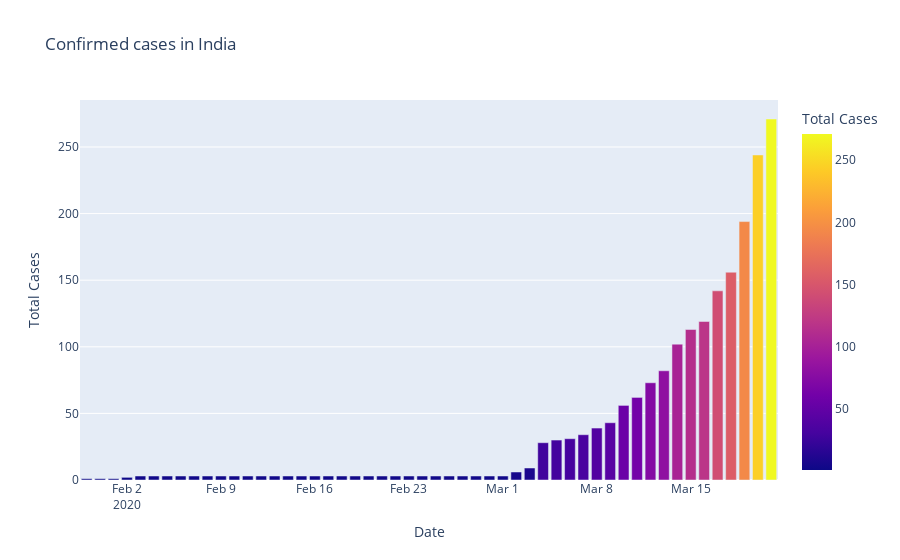
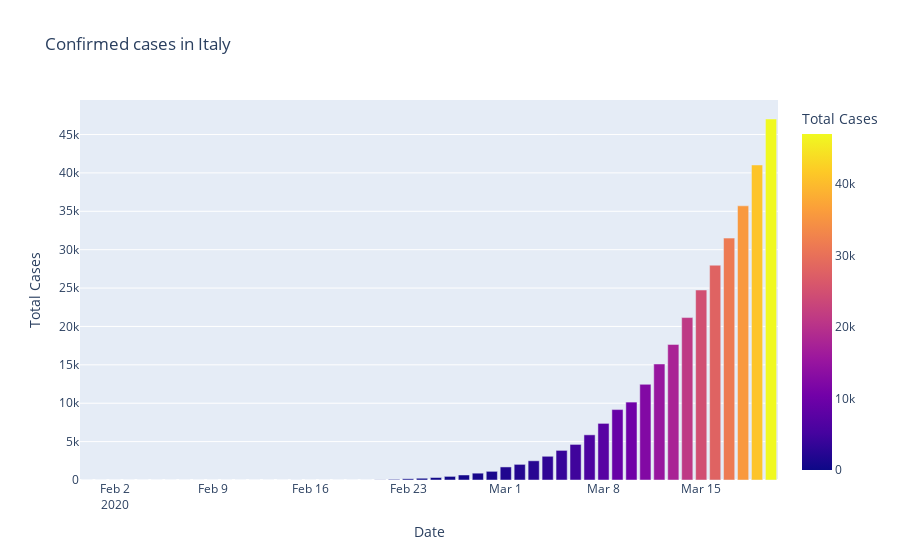
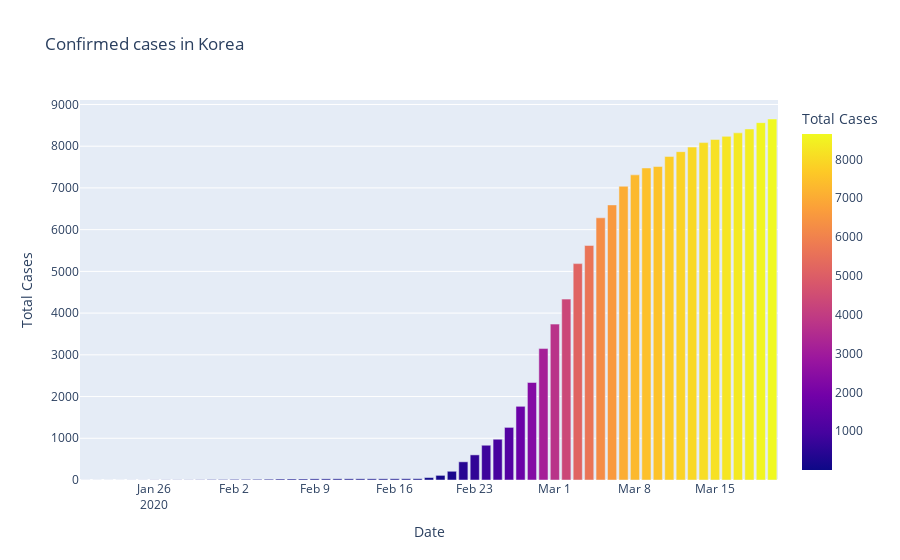
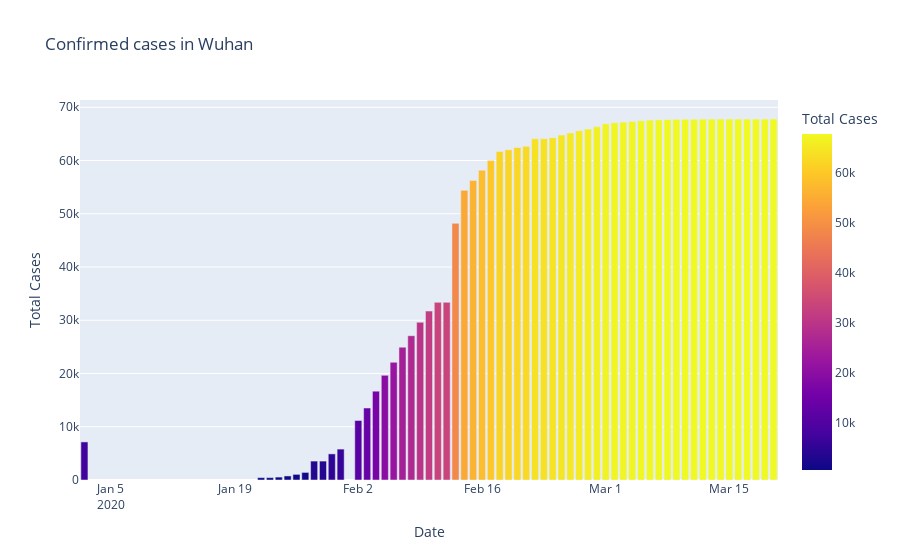

Notebook code for these charts, in order:
### Code cell
#plotly Express

#India
fig=px.bar(db_India,x="Date",y="Total Cases",color='Total Cases',title='Confirmed cases in India')
fig.show()

#Italy
fig=px.bar(db_Italy,x="Date",y="Total Cases",color='Total Cases',title='Confirmed cases in Italy')
fig.show()

#Korea
fig=px.bar(db_Korea,x="Date",y="Total Cases",color='Total Cases',title='Confirmed cases in Korea')
fig.show()

#Wuhan
fig=px.bar(db_Wuhan,x="Date",y="Total Cases",color='Total Cases',title='Confirmed cases in Wuhan')
fig.show()
